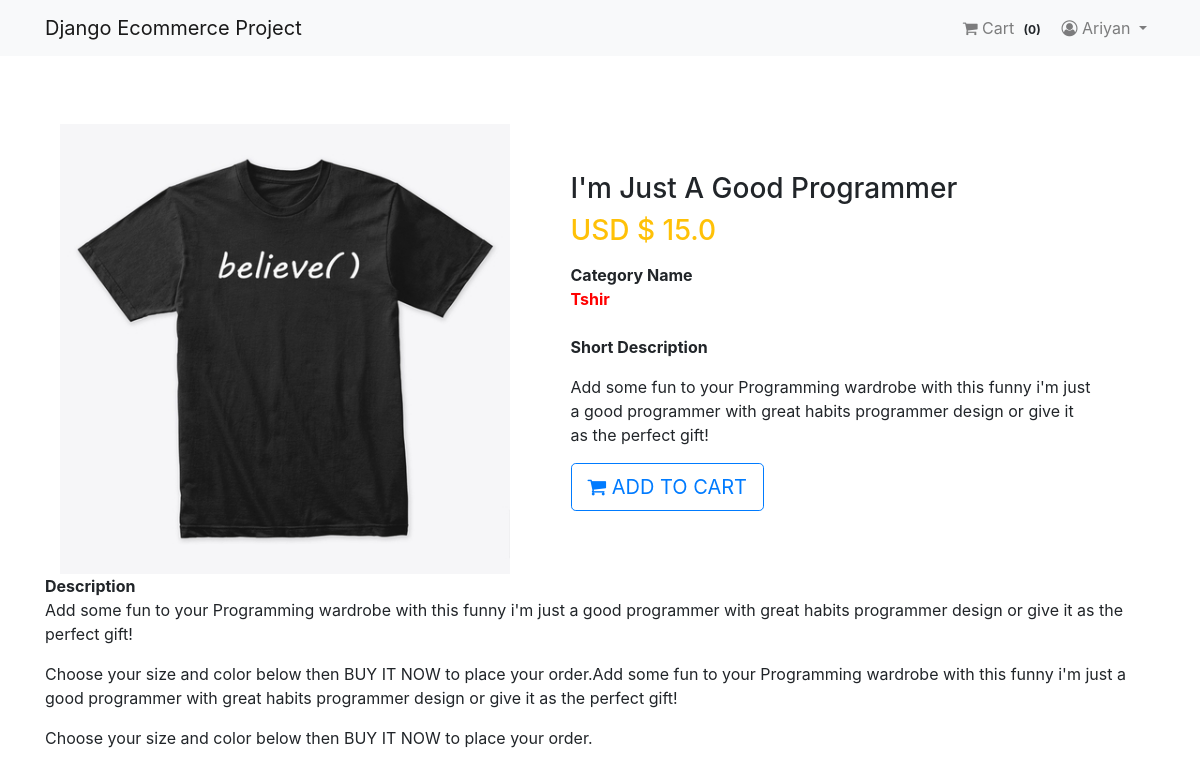
The page /product/4/ (signed in) on the database its author committed.
### App_Login/models.py (models this page shows, shortened)
class User(AbstractBaseUser, PermissionsMixin):
    email = models.EmailField(unique=True, null=False)
    is_staff = models.BooleanField(
        ugettext_lazy('Staff'), default=False,
        help_text = ugettext_lazy('Designates whether the user can log in the site')
    )
    is_active = models.BooleanField(
        ugettext_lazy('active'),
        default=True,
        help_text = ugettext_lazy('Designates whether this user should be treatea as active')
    )
    USERNAME_FIELD = 'email'
    objects = MyUserManager()

class Profile(models.Model):
    user = models.OneToOneField(User, on_delete=models.CASCADE, related_name='profile')
    username = models.CharField(max_length=264, null=True, blank=True)
    full_name = models.CharField(max_length=264, null=True, blank=True)
    address_1 = models.TextField(max_length=300, null=True, blank=True)
    city = models.CharField(max_length=40, null=True, blank=True)
    zipcode = models.CharField(max_length=10, null=True, blank=True)
    country = models.CharField(max_length=20, null=True, blank=True)
    phone = models.CharField(max_length=20, null=True, blank=True)
    date_joined = models.DateTimeField(auto_now_add=True)

### App_Shop/models.py (models this page shows, shortened)
class Product(models.Model):
    mainimage = models.ImageField(upload_to='Product')
    name = models.CharField(max_length=264)
    category = models.ForeignKey(Category, on_delete=models.CASCADE, related_name='category')
    preview_text = models.TextField(max_length=200, verbose_name='Preview Text')
    details_text = models.TextField(max_length=1000, verbose_name='Description')
    price = models.FloatField()
    old_price = models.FloatField(default=0.00)
    created = models.DateTimeField(auto_now_add=True)
    class Meta:
        ordering = ['-created',]

class Category(models.Model):
    title = models.CharField(max_length=30)
    created = models.DateTimeField(auto_now_add=True)
    def __str__(self):
        return self.title
    class Meta:
        verbose_name_plural = "Categories"

### App_Shop/views.py (the view)
# urls.py: path('product/<pk>/', views.ProductDetail.as_view(), name='product_detail'),
class ProductDetail(DetailView):
    model = Product
    template_name = 'App_Shop/product_detail.html'

### App_Order/templatetags/cart_tag.py (called while the page is built)
@register.filter
def cart_total(user):
    order = Order.objects.filter(user=user, ordered=False)
    if order.exists():
        return order[0].orderitems.count()
    else:
        return 0

### templates/App_Shop/product_detail.html
{% extends 'base.html' %}
{% block body_block %}
<div class="container my-5">
  <div class=" ">
    <div class="row">
      <aside class="col-sm-5 border-right">
        <article class="gallery-wrap">
          <div class=" ">
            <a href="#"><img src="/media/{{ object.mainimage }}" style="width:450px;" ></a>
          </div>
        </article>
      </aside>
    <aside class="col-sm-7">
      <article class="card-body p-5">
        <h3 class=" ">{{ object.name }}</h3>
        <p class=" ">
          <span class="price h3 text-warning">
            <span class="">USD $ </span>
            <span class=""> {{ object.price }}</span>
          </span>
        </p>
        <dl class="item-property">
          <dt>Category Name</dt>
        <font color="red">  <b>{{ object.category }}</b></font>
<br><br>
          <dt>Short Description</dt>
          <dd>
            <p> {{ object.preview_text|linebreaks }}</p>
          </dd>
        </dl>
<a href="{% url 'App_Order:add' pk=object.pk %}" class="btn btn-lg btn-outline-primary text-uppercase">
<i class="fa fa-shopping-cart"></i> Add To Cart</a>
      </article>
    </aside>
    <dt>Description</dt>
  <p> {{ object.details_text|linebreaks }}</p><br><br>
  <br><br>
    </div>
  </div>
</div>
{% endblock %}

### templates/navbar.html (shortened to what this page needs)
{% load cart_tag %}
<nav class="navbar navbar-expand-lg navbar-light bg-light">
  <div class="container">
    <a class="navbar-brand" href="{% url 'App_Shop:home' %}"> Django Ecommerce Project</a>
<div class="collapse navbar-collapse" id="navbarNav">
  <ul class="navbar-nav ml-auto">
    {% if request.user.is_authenticated %}
    <li class="nav-item">
 <a class="nav-link" href="{% url 'App_Order:cart' %}">
   <i class="fa fa-shopping-cart" aria-hidden="true"></i> Cart
<span class="badge badge-light"> ({{ request.user | cart_total }})</span>
 </a>
    </li>
  <li class="nav-item dropdown">
 <a class="nav-link dropdown-toggle" href="#" id="navbarDropdown" role="button"
 data-toggle="dropdown" aria-haspopup="true" aria-expanded="false">
<i class="fa fa-user-circle-o"></i> {{ request.user.profile.username }}  </a>
  </li>
{% else %}
 <li class="nav-item">
   <a href="{% url 'App_Login:login' %}" class="btn btn-info btn-sm"> Login</a>
   <a href="{% url 'App_Login:signup' %}" class="btn btn-info btn-sm"> Signup</a>
 </li>
{% endif %}
  </ul>
    </div>
  </div>
</nav>

### rows shown on the page
User: user|cart_total "0", user.profile.username "Ariyan"
Product: mainimage (picture), name "I'm Just A Good Programmer", price "15.0", category "Tshir", preview_text "Add some fun to your Programming wardrobe with this funny i'm just a good programmer with great habits programmer design or give it as the perfect gift!", details_text "Add some fun to your Programming wardrobe with this funny i'm just a good programmer with great habits programmer design or give it as the perfect gift! Choose your size and color below then BUY IT NOW to place your order.Add some fun to your Programming wardrobe with this funny i'm just a good programmer with great habits programmer design or give it as the perfect gift! Choose your size and color below then BUY IT NOW to place your order."
